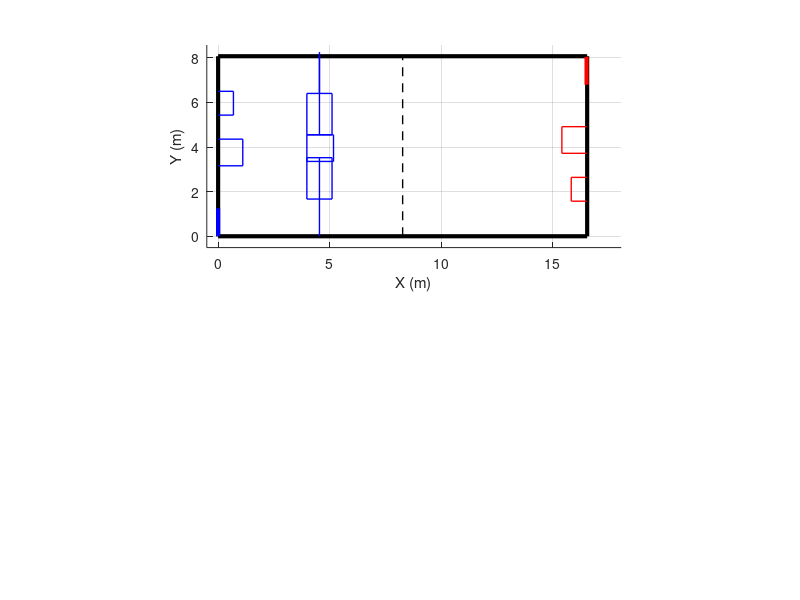

MATLAB code for this plot:
% Create figure and first subplot
figure(1), clf
subplot(2,1,1)
hold on

% Field Size 317 in. x 691 in.
field_width = 317.69 * 0.0254;
field_length = 691.22 * 0.0254;

% Field
plot([0 0]*0.0254,[0 317.69]*0.0254,'k','LineWidth',3)
plot([0 651.22]*0.0254,[0 0]*0.0254,'k','LineWidth',3)
plot([0 651.22]*0.0254,[317.69 317.69]*0.0254,'k','LineWidth',3)
plot([651.22, 651.22]*0.0254,[0 317.69]*0.0254,'k','LineWidth',3)

plot([325.61 325.61]*0.0254,[0 317.69]*0.0254,'k','LineWidth',1, 'LineStyle','--')

%Hub
plot([156.61 156.61+47]*0.0254,[317.69-65.65-73 317.69-65.65-73]*0.0254, 'b', 'LineWidth', 1)
plot([156.61 156.61+47]*0.0254,[317.69-65.65-73-47 317.69-65.65-73-47]*0.0254, 'b', 'LineWidth', 1)
plot([156.61+47 156.61+47]*0.0254,[317.69-65.65-73 317.69-65.65-73-47]*0.0254, 'b', 'LineWidth', 1)
plot([156.61 156.61]*0.0254,[317.69-65.65-73 317.69-65.65-73-47]*0.0254, 'b', 'LineWidth', 1)




%Trench + Bump
plot([156.61 156.61+44.40]*0.0254,[317.69-65.65-73 317.69-65.65-73]*0.0254, 'b', 'LineWidth', 1)
plot([156.61+44.40 156.61+44.40]*0.0254,[317.69-65.65 317.69-65.65-73]*0.0254, 'b', 'LineWidth', 1)
plot([156.61 156.61]*0.0254, [317.69-65.65 317.69-65.65-73]*0.0254, 'b', 'LineWidth', 1)
plot([156.61+22.2 156.61+22.2]*0.0254,[317.69-65.65 317.69-65.65-73]*0.0254, 'b', 'LineWidth', 1)
plot([156.61+22.2 156.61+22.2]*0.0254,[317.69-65.65 317.69-65.65+73]*0.0254, 'b', 'LineWidth', 1)
plot([156.61+22.2 156.61+22.2]*0.0254,[317.69 317.69-65.65]*0.0254, 'b', 'LineWidth', 1)
plot([156.61+22.2 156.61+22.2]*0.0254,[0 65.65]*0.0254, 'b', 'LineWidth', 1)
plot([156.61 156.61+44.40]*0.0254,[317.69-65.65 317.69-65.65]*0.0254, 'b', 'LineWidth', 1)

plot([156.61 156.61+44.40]*0.0254,[65.65 65.65]*0.0254, 'b', 'LineWidth', 1)
plot([156.61 156.61+44.40]*0.0254,[65.65+73 65.65+73]*0.0254, 'b', 'LineWidth', 1)
plot([156.61+44.40 156.61+44.40]*0.0254,[65.65 65.65+73]*0.0254, 'b', 'LineWidth', 1)
plot([156.61 156.61]*0.0254, [65.65 65.65+73]*0.0254, 'b', 'LineWidth', 1)
plot([156.61+22.2 156.61+22.2]*0.0254,[65.65 65.65+73]*0.0254, 'b', 'LineWidth', 1)




plot([40+3.510 40+3.510]*0.0254,[26.62+121.24+23.5 26.62+121.24-23.5]*0.0254, 'b', 'LineWidth', 1)
plot([0 40+3.510]*0.0254,[26.62+121.24+23.5 26.62+121.24+23.5]*0.0254, 'b', 'LineWidth', 1)
plot([0 40+3.510]*0.0254,[26.62+121.24-23.5 26.62+121.24-23.5]*0.0254, 'b', 'LineWidth', 1)
plot([650.12-40-3.510 650.12-40-3.510]*0.0254,[82.42+87.46-23.5 82.42+87.46+23.5]*0.0254, 'r', 'LineWidth', 1)
plot([650.12 650.12-40-3.510]*0.0254,[82.42+87.46-23.5 82.42+87.46-23.5]*0.0254, 'r', 'LineWidth', 1)
plot([650.12 650.12-40-3.510]*0.0254,[82.42+87.46+23.5 82.42+87.46+23.5]*0.0254, 'r', 'LineWidth', 1)

plot([27 27]*0.0254,[158.84+75.93-21 158.84+75.93+21]*0.0254, 'b', 'LineWidth', 1)
plot([0 27]*0.0254,[158.84+75.93+21 158.84+75.93+21]*0.0254, 'b', 'LineWidth', 1)
plot([0 27]*0.0254,[158.84+75.93-21 158.84+75.93-21]*0.0254, 'b', 'LineWidth', 1)
plot([650.12-27 650.12-27]*0.0254,[158.84-75.93-21 158.84-75.93+21]*0.0254, 'r', 'LineWidth', 1)
plot([650.12 650.12-27]*0.0254,[158.84-75.93+21 158.84-75.93+21]*0.0254, 'r', 'LineWidth', 1)
plot([650.12 650.12-27]*0.0254,[158.84-75.93-21 158.84-75.93-21]*0.0254, 'r', 'LineWidth', 1)



plot([0 0]*0.0254,[0 49.32]*0.0254, 'b', 'LineWidth', 3)
plot([650.12 650.12]*0.0254,[316.69 316.69-49.32]*0.0254, 'r', 'LineWidth', 3)



axis([-20*0.0254, (297.7*2+95.9+20)*0.0254, -20*0.0254, (317.5+20)*0.0254])

axis equal

axis equal
grid on
xlabel('X (m)')
ylabel('Y (m)')
